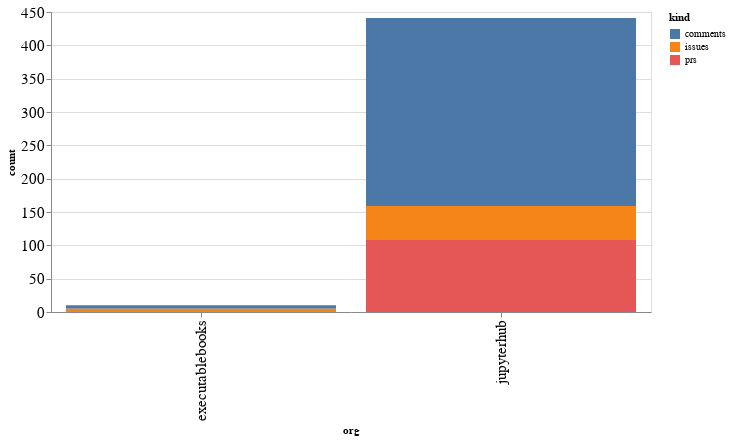

Notebook code cell kept with this figure:
### Code cell
alt.Chart(org_summaries, width=600).mark_bar().encode(
    x='org',
    y='count',
    color='kind',
    tooltip="org"
)

### Figure 1 — Vega-Lite specification as saved in the notebook (floating-point values rounded to 4 significant figures)
{"config": {"axisLeft": {"labelFontSize": 15}, "axisBottom": {"labelFontSize": 15}}, "data": {"name": "data-7f3eeeb50af0fa1c15b49ae7cb31a333"}, "mark": "bar", "encoding": {"color": {"type": "nominal", "field": "kind"}, "tooltip": {"type": "nominal", "field": "org"}, "x": {"type": "nominal", "field": "org"}, "y": {"type": "quantitative", "field": "count"}}, "width": 600, "$schema": "https://vega.github.io/schema/vega-lite/v4.8.1.json", "datasets": {"data-7f3eeeb50af0fa1c15b49ae7cb31a333": [{"org": "executablebooks", "kind": "comments", "count": 5}, {"org": "executablebooks", "kind": "issues", "count": 4}, {"org": "executablebooks", "kind": "prs", "count": 1}, {"org": "jupyterhub", "kind": "comments", "count": 282}, {"org": "jupyterhub", "kind": "issues", "count": 51}, {"org": "jupyterhub", "kind": "prs", "count": 108}]}}
